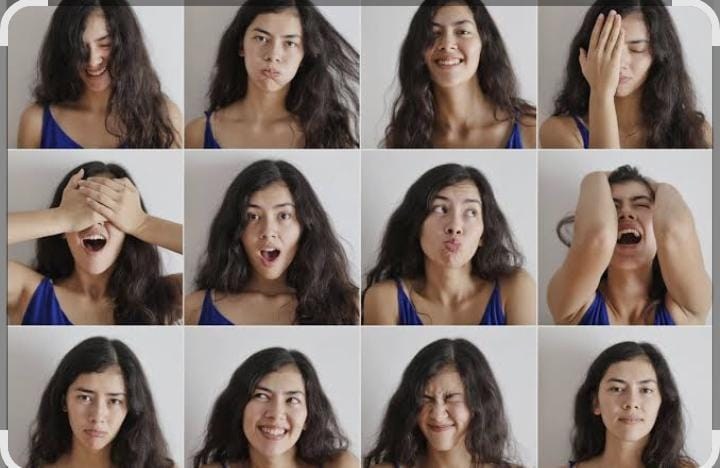
#> input picture Day-7/input.jpeg, 720 x 468 px, given in place of the camera
$ python 'obj_detect&track_based_on_color.py'
#> lines starting #> are read from the running program, lines starting #| are printed output that depends on the picture; after the words box and inside, x2 and y2 are one past the last pixel; in counts of white or black regions, pixels touching at a corner belong together; long printed decimals are rounded
import imutils
import cv2

redLower=(10,95,116) #(hue,saturation,value)
redUpper=(102,248,194)

cam=cv2.VideoCapture(0)
while True:
    _,frame=cam.read()
#> frame is the input picture: shape (468, 720, 3); mean B, G, R 112.3, 118.5, 130.9
    frame=imutils.resize(frame,width=500)
#> frame: shape (325, 500, 3)
    blurred=cv2.GaussianBlur(frame,(11,11),0)
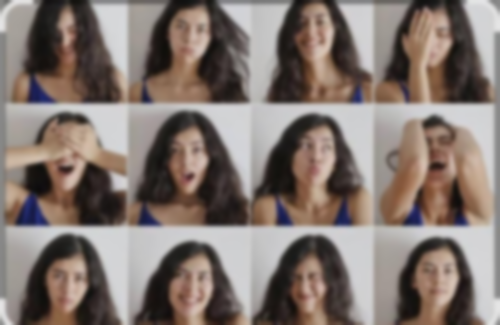
#> blurred: shape (325, 500, 3); mean B, G, R 112.3, 118.5, 130.9
    hsv=cv2.cvtColor(blurred,cv2.COLOR_BGR2HSV)
#> hsv: shape (325, 500, 3); mean H, S, V 31.6, 48.3, 131.8

    mask=cv2.inRange(hsv,redLower,redUpper)
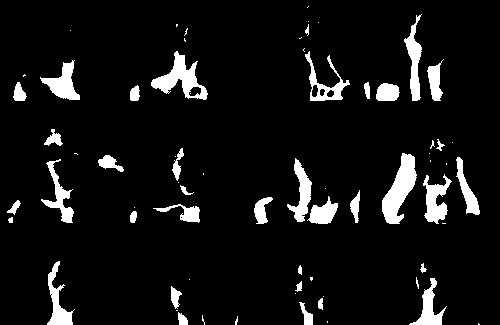
#> mask: shape (325, 500); 7.4% white; 69 white regions (33 under 20 px), largest, box (x1, y1, x2, y2) and area: (382, 153, 417, 224) 1265, (151, 51, 208, 100) 1081, (423, 174, 452, 224) 726
    mask=cv2.erode(mask,None,iterations=2)   #Remove tiny unwanted parts
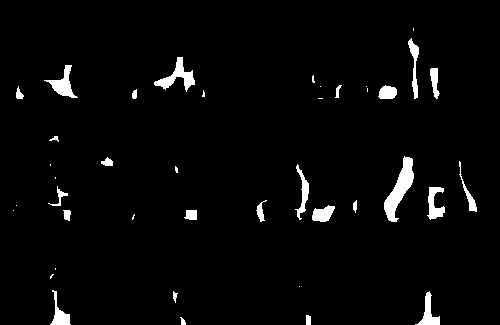
#> mask: shape (325, 500); 3% white; 41 white regions (16 under 20 px), largest, box (x1, y1, x2, y2) and area: (384, 156, 414, 222) 820, (154, 57, 195, 92) 495, (44, 65, 78, 98) 402
    mask=cv2.dilate(mask,None,iterations=2)  #Make the detected object stronger/solid
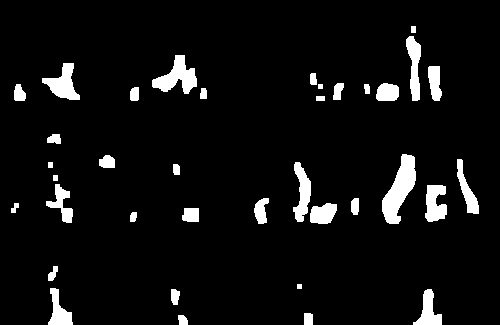
#> mask: shape (325, 500); 6.1% white; 37 white regions

    cnts=cv2.findContours(mask.copy(),cv2.RETR_EXTERNAL,cv2.CHAIN_APPROX_SIMPLE)[-2] #find contour/things
#> cnts = 37 contours, 2 with area under 20; largest, box (x1, y1, x2, y2) and area: (382, 154, 416, 224) 1159, (152, 55, 197, 94) 797, (42, 63, 80, 100) 636, (293, 162, 311, 222) 546, (425, 185, 447, 222) 544
    center=None

    if len(cnts)>0:
        c=max(cnts,key=cv2.contourArea)
#> c = contour of 84 points, box (x1, y1, x2, y2) (382, 154, 416, 224), area 1159
        ((x,y),radius)=cv2.minEnclosingCircle(c) #Find center and radius
#> x = 400; y = 189; radius = 35.74
        M=cv2.moments(c)
#> M = moments, m00 1159, centre m10/m00, m01/m00 = (399.1, 189.1)
        center=(int(M["m10"]/M["m00"]),int(M["m01"]/M["m00"])) #calculating for Find exact center
#> center = (399, 189)
        if radius>10:
            cv2.circle(frame,(int(x),int(y)),int(radius),(0,255,255),2) #drawing circle
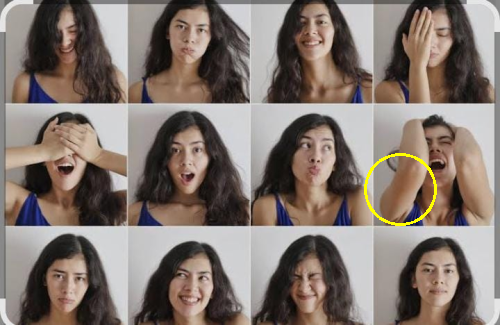
#> frame: shape (325, 500, 3); mean B, G, R 111.9, 119, 131.3
            cv2.circle(frame,center,5,(0,0,255),-1) #drawing center of circle
#> frame: shape (325, 500, 3); 0.05% of pixels changed, all inside (x1, y1, x2, y2) = (394, 184, 405, 195)
            print(center,radius)
#| (399, 189) 35.735
            if radius>250:
                print("Stop")
            else:
                if(center[0]<150):
                    print("Right")
                elif (center[0]>450):
                    print("Left")
                elif(radius<250):
                    print("Front")
        cv2.imshow("Color Detection", frame)

    key = cv2.waitKey(1)
#> (key Esc is pressed here)
    if key == 27:
        break
cam.release()
cv2.destroyAllWindows()
